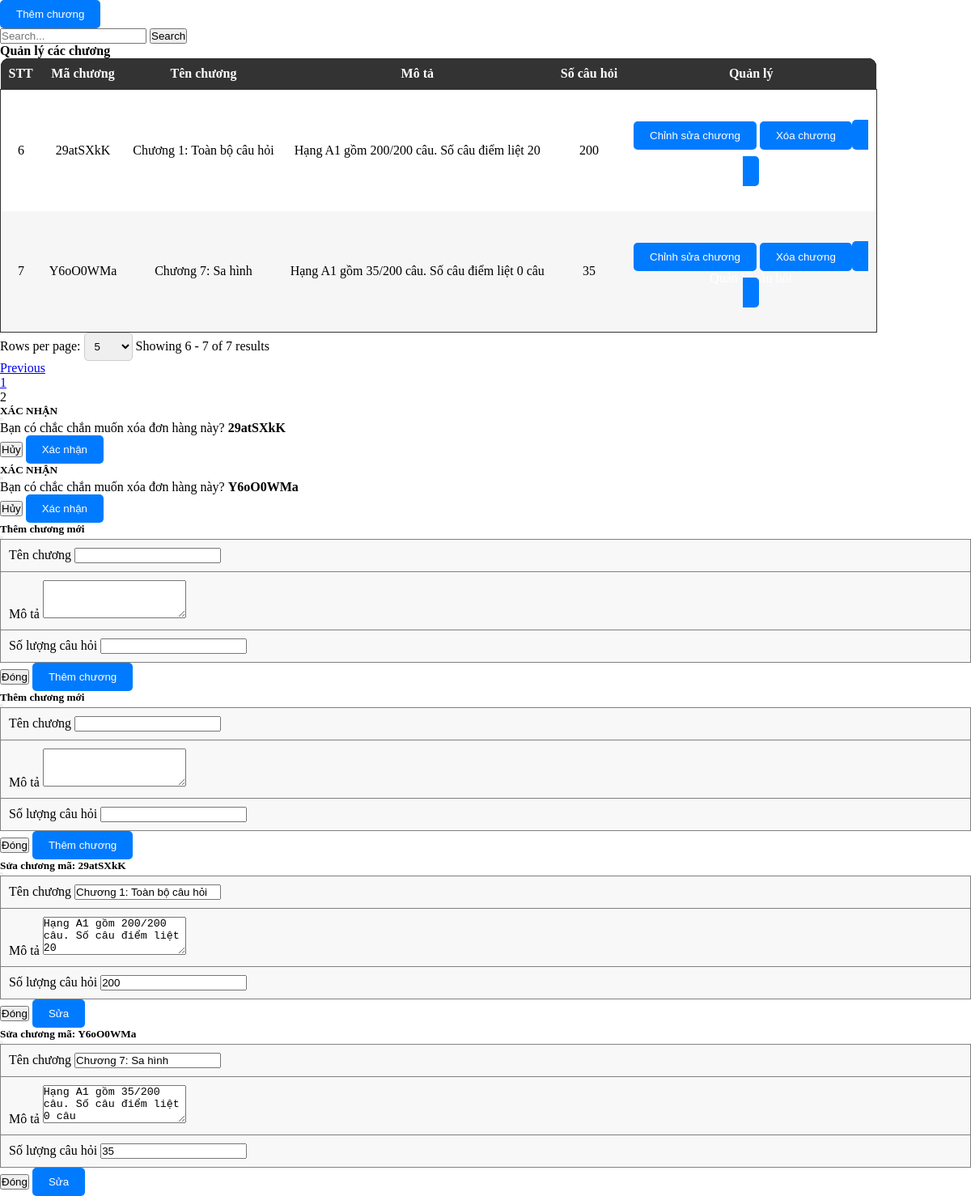
The app's page /admin/pages/Chapter/ChapterIndex.php?workingPage=chapter&limit=5&page=2 with its own data.
### tables this page shows
CREATE TABLE `tbl_chapter` (
  `id` varchar(36) NOT NULL,
  `code` varchar(255) DEFAULT NULL,
  `name` varchar(255) DEFAULT NULL,
  `description` varchar(255) DEFAULT NULL,
  `quantity` int(11) DEFAULT NULL
);

### admin/pages/Chapter/ChapterIndex.php (the view, shortened to what this page needs)
<link rel="stylesheet" href="./styles/ProductStyles.css">
<?php
$countAllSql = "SELECT * FROM tbl_chapter";
$total_records = mysqli_num_rows(mysqli_query($connect, $countAllSql));
$pageIndex = isset($_GET['page']) ? $_GET['page'] : 1;
$pageSize = isset($_GET['limit']) ? $_GET['limit'] : 5;
$total_page = ceil($total_records / $pageSize);
$start = ($pageIndex - 1) * $pageSize;
$search = '';
$getTableDataSql = "";
if (isset($_GET['search'])) {
    $getTableDataSql = "SELECT * FROM tbl_chapter
    WHERE
        tbl_chapter.name LIKE N'%" . $search . "%'
    LIMIT $start, $pageSize";
} else {
    $getTableDataSql = "SELECT * FROM tbl_chapter LIMIT $start, $pageSize";
}
$tableData = mysqli_query($connect, $getTableDataSql);
?>
<div class="text-left flex justify-between">
    <button type="button" class="btn btn-primary mb-2 mt-3" data-bs-toggle="modal" data-bs-target="#addChapter">
        Thêm chương
    </button>
    <div class="input-group mb-3 align-center mt-3 w-40">
        <input type="text" class="form-control" placeholder="Search..." aria-label="Recipient's username" name="search" id="search-input" aria-describedby="button-addon2">
        <button class="btn btn-outline-secondary" id="search-button" onclick="performSearch()" name="ok">
            Search
        </button>
    </div>
</div>
<div class="container p-0">
    <table class="w-100">
        <legend class="text-center"><b>Quản lý các chương</b></legend>
        <thead class="table-head w-100">
            <tr class="table-heading">
                <th class="noWrap">STT</th>
                <th class="noWrap">Mã chương</th>
                <th class="noWrap">Tên chương</th>
                <th class="noWrap">Mô tả</th>
                <th class="noWrap">Số câu hỏi</th>
                <th class="noWrap">Quản lý </th>
            </tr>
        </thead>
        <tbody class="table-body">
            <?php
            $displaychapter = 0;
            while ($row = mysqli_fetch_array($tableData)) {
                $displaychapter++;
            ?>
                <tr>
                    <td>
                        <?php echo $displaychapter + ($pageIndex - 1) * $pageSize; ?>
                    </td>
                    <td class="tensanpham">
                        <?php echo $row['code'] ?>
                    </td>
                    <td>
                        <?php echo $row['name'] ?>
                    </td>
                    <td>
                        <?php echo $row['description'] ?>
                    </td>
                    <td>
                        <?php echo $row['quantity'] ?>
                    </td>
                    <td>
                        <button type="button" class="btn btn-primary mb-2 mt-3 con-tooltip top" data-bs-toggle="modal" data-bs-target="#editPopup_<?php echo $row['id']; ?>">
                            <div class="tooltip">
                                <p>Chỉnh sửa chương</p>
                            </div>
                        </button>
                        <button type="button" class="btn btn-primary mb-2 mt-3 con-tooltip top" data-bs-toggle="modal" data-bs-target="#confirmPopup_<?php echo $row['id']; ?>">
                            <div class="tooltip">
                                <p>Xóa chương</p>
                            </div>
                        </button>
                        <a class='btn btn-primary mb-2 mt-3 con-tooltip top text-white productSizeButton color-white' href="?workingPage=question&chapterId=<?php echo $row['id']; ?>">
                            <div class="tooltip">
                                <p>Quản lý câu hỏi</p>
                            </div>
                        </a>
                    </td>
                </tr>
            <?php
            }
            ?>
        </tbody>
    </table>
    <form action="" method="GET">
        <nav class="row py-2" aria-label="Page navigation example">
            <div class="paganation-infor col py-2">
                <form action="" method="GET">
                    <label for="limitSelect">Rows per page:</label>
                    <select name="limit" id="limitSelect" onchange="updatePageAndLimit()">
                        <option value="5" <?php if ($pageSize == 5) echo 'selected'; ?>>5</option>
                    </select>
                </form>
                <label class="mr-4">Showing
                    <?php
                    $startItem = ($pageIndex - 1) * $pageSize + 1;
                    $endItem = min($pageIndex * $pageSize, $total_records);
                    echo "{$startItem} - {$endItem} of {$total_records} results";
                    ?>
                </label>
            </div>
            <ul class="m-0 pagination justify-content-end py-2 col">
                <li class="page-item">
                    <?php
                    if ($pageIndex > 1 && $total_page > 1) {
                        echo '<a class="page-link text-reset text-black" aria-label="Previous" href="?workingPage=chapter&limit=' . ($pageSize) . '&page=' . ($pageIndex - 1) . '">
                        Previous
                        </a>';
                    }
                    ?>
                </li>
                <?php
                for ($i = 1; $i <= $total_page; $i++) {
                    if ($i == $pageIndex) {
                        echo '<li class="page-item light">
                        <span name="page" class="page-link text-reset text-white bg-dark" href="?workingPage=chapter&limit=' . ($pageSize) . '&page=' . ($i) . '"> ' . ($i) . ' </span>
                        </li>';
                    } else {
                        if ($i == 1) {
                            echo '<li class="page-item light">
                            <a name="page" class="page-link text-reset text-black" href="?workingPage=chapter&limit=' . ($pageSize) . '&page=' . ($i) . '"> ' . ($i) . ' </a>
                            </li>';
                        }
                    }
                }
                ?>
            </ul>
    </form>
</div>
<?php
$tableData = mysqli_query($connect, $getTableDataSql);
while ($row = mysqli_fetch_array($tableData)) {
    include "./pages/Chapter/ChapterConfirmDelete.php";
}
?>
<?php
$tableData = mysqli_query($connect, $getTableDataSql);
while ($row = mysqli_fetch_array($tableData)) {
    include "./pages/Chapter/AddChapterPopup.php";
}
?>
<?php
$tableData = mysqli_query($connect, $getTableDataSql);
while ($row = mysqli_fetch_array($tableData)) {
    include "./pages/Chapter/EditChapterPopup.php";
}
?>

### admin/pages/Chapter/ChapterConfirmDelete.php
<div class="modal fade" id="confirmPopup_<?php echo $row['id']; ?>" tabindex="-1" aria-labelledby="exampleModalLabel" aria-hidden="true">
    <div class="modal-dialog modal-lg">
        <div class="modal-content">
            <div class="modal-header bg-dark">
                <h5 class="text-center text-white">XÁC NHẬN</h5>
                <button type="button" class="btn-close btn-close-white" data-bs-dismiss="modal" aria-label="Close"></button>
            </div>
            <div class="modal-body p-0">
                <form id="orderForm" method="POST" action="pages/Chapter/ChapterLogic.php?chapterId=<?php echo $row['id']; ?>" enctype="multipart/form-data">
                    <table border="1" width="100%" padding="10px" style="border-collapse: collapse;">
                        <p class="p-4 m-0">
                            Bạn có chắc chắn muốn xóa đơn hàng này? <b><?php echo $row['code']; ?></b>
                        </p>
                    </table>
                    <div class="modal-footer">
                        <button type="button" class="btn btn-outline-secondary pt-2 pb-2" data-bs-dismiss="modal">Hủy</button>
                        <button type="submit" class="btn btn-primary" name="deleteChapter">Xác nhận</button>
                    </div>
                </form>
            </div>
        </div>
    </div>
</div>

### admin/pages/Chapter/AddChapterPopup.php (shortened to what this page needs)
<div class="modal fade" id="addChapter" tabindex="-1" aria-labelledby="exampleModalLabel" aria-hidden="false">
    <div class="modal-dialog modal-lg">
        <div class="modal-content">
            <div class="modal-header bg-dark">
                <h5 class="text-center text-white">Thêm chương mới</h5>
                <button type="button" class="btn-close btn-close-white" data-bs-dismiss="modal" aria-label="Close"></button>
            </div>
            <div class="modal-body">
                <form id="categoryForm" method="POST" action="pages/Chapter/ChapterLogic.php" enctype="multipart/form-data">
                    <table border="1" width="100%" padding="10px" style="border-collapse: collapse;">
                        <tr>
                            <td class="row">
                                <div class="mb-2 col">
                                    <label for="transferFee" class="form-label">Tên chương</label>
                                    <input required name="name" type="text" class="form-control" id="transferFee">
                                </div>
                            </td>
                        </tr>
                        <tr>
                            <td class="row">
                                <div class="mb-2 col">
                                    <label for="receiveAddress" class="form-label">Mô tả</label>
                                    <textarea required name="des" class="form-control" id="receiveAddress" rows="3"></textarea>
                                </div>
                            </td>
                        </tr>
                        <tr>
                            <td class="row">
                                <div class="mb-2 col">
                                    <label for="description" class="form-label">Số lượng câu hỏi</label>
                                    <input name="quantity" class="form-control" id="description" rows="3"></input>
                                </div>
                            </td>
                        </tr>
                    </table>
            </div>
            <div class="modal-footer">
                <button type="button" class="btn btn-outline-secondary pt-2 pb-2" data-bs-dismiss="modal">Đóng</button>
                <button type="submit" class="btn btn-primary" name="addChapter">Thêm chương</button>
            </div>
        </div>
    </div>
</div>

### admin/pages/Chapter/EditChapterPopup.php
<div class="modal fade" id="editPopup_<?php echo $row['id']; ?>" tabindex="-1" aria-labelledby="exampleModalLabel" aria-hidden="true">
    <div class="modal-dialog modal-lg">
        <form method="POST" action="pages/Chapter/ChapterLogic.php?chapterId=<?php echo $row['id']; ?>" enctype="multipart/form-data">
            <div class="modal-content">
                <div class="modal-header bg-dark">
                    <h5 class="text-center text-white">Sửa chương mã: <?php echo $row['code']; ?></h5>
                    <button type="button" class="btn-close btn-close-white" data-bs-dismiss="modal" aria-label="Close"></button>
                </div>
                <div class="modal-body">
                <table border="1" width="100%" padding="10px" style="border-collapse: collapse;">
                        <tr>
                            <td class="row">
                                <div class="mb-2 col">
                                    <label for="transferFee" class="form-label">Tên chương</label>
                                    <input value="<?php echo $row['name'] ?>" required name="name" type="text" class="form-control" id="transferFee">
                                </div>
                            </td>
                        </tr>
                        <tr>
                            <td class="row">
                                <div class="mb-2 col">
                                    <label for="receiveAddress" class="form-label">Mô tả</label>
                                    <textarea required name="des" class="form-control" id="receiveAddress" rows="3"><?php echo $row['description']; ?></textarea>
                                </div>
                            </td>
                        </tr>
                        <tr>
                            <td class="row">
                                <div class="mb-2 col">
                                    <label for="description" class="form-label">Số lượng câu hỏi</label>
                                    <input value="<?php echo $row['quantity'] ?>" name="quantity" class="form-control" id="description" rows="3"></input>
                                </div>
                            </td>
                        </tr>
                    </table>
                </div>
                <div class="modal-footer">
                    <button type="button" class="btn btn-outline-secondary pt-2 pb-2" data-bs-dismiss="modal">Đóng</button>
                    <button type="submit" class="btn btn-primary" name="editChapter">Sửa</button>
                </div>
            </div>
        </form>
    </div>
</div>

### admin/styles/ProductStyles.css (style rules this page uses)
* { padding: 0; margin: 0; box-sizing: border-box; }
table { border-radius: 10px; }
.container { width: 100%; }
.table-head { color: white; background-color: #000; }
.table-head .table-heading { background-color: #000; color: white; }
.table-head .table-heading th:first-child { border-top-left-radius: 10px; }
.table-head .table-heading th:last-child { border-top-right-radius: 10px; }
.table-heading { border-radius: 10px; }
.table-head th { padding: 10px; text-align: center; }
.table-head, .table-body { border-collapse: collapse; }
.table-body { border: 1px solid #333; }
.table-body, .table-body tr { background-color: #fff; }
.table-body td { text-align: center; }
.table-body tr:nth-child(2n + 2) { background-color: #f6f6f6; }
table { border-collapse: collapse; background-color: #f8f8f8; }
th, td { padding: 10px; text-align: left; }
th { background-color: #333; color: white; }
.btn-primary { background-color: #007bff; color: white; padding: 10px 20px; border: none; border-radius: 5px; cursor: pointer; }
.noWrap { white-space: nowrap; }
select, option { width: 60px; padding: 8px; border: 1px solid #ccc; border-radius: 5px; }
.tensanpham { width: 100px; height: 150px; text-align: center; }
.productSizeButton { color: white; text-decoration: none; }

### records on screen
tbl_chapter: pageSize "6", code "29atSXkK", name "Chương 1: Toàn bộ câu hỏi", description "Hạng A1 gồm 200/200 câu. Số câu điểm liệt 20", quantity "200", des "Hạng A1 gồm 200/200 câu. Số câu điểm liệt 20"
tbl_chapter: pageSize "7", code "Y6oO0WMa", name "Chương 7: Sa hình", description "Hạng A1 gồm 35/200 câu. Số câu điểm liệt 0 câu", quantity "35", des "Hạng A1 gồm 35/200 câu. Số câu điểm liệt 0 câu"

### other values on screen
$startItem "6"
$endItem "7"
$total_records "7"
